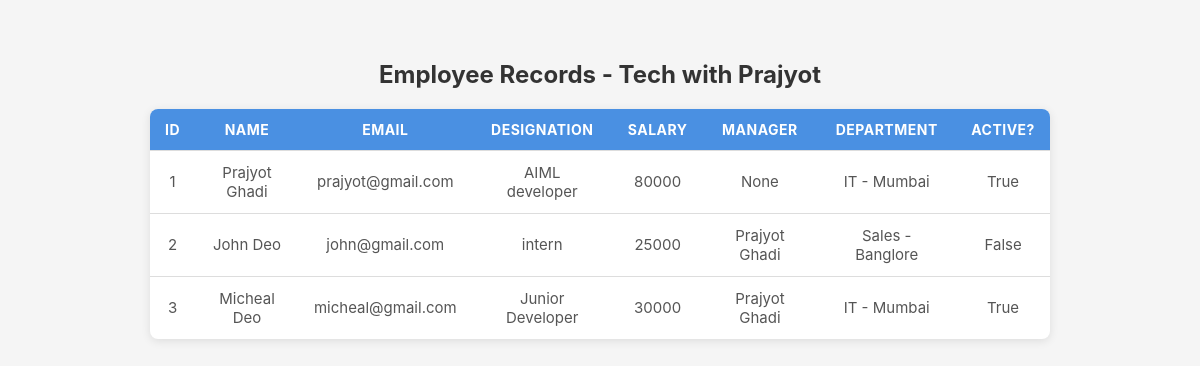
The page / on the database its author committed.
### employees/models.py (models this page shows)
class Employee(models.Model):
    first_name = models.CharField(max_length=50)
    last_name = models.CharField(max_length=50)
    email = models.EmailField(unique=True)
    designation = models.CharField(max_length=50)
    salary = models.IntegerField()
    joining_date = models.DateField()
    is_active = models.BooleanField(default=True)
    department = models.ForeignKey(Department,on_delete=models.SET_NULL, blank=True, null=True)
    manager = models.ForeignKey("self", on_delete=models.SET_NULL, blank=True, null=True)
    def __str__(self):
        return f"{self.first_name} {self.last_name}"
    def full_name(self):
        return f"{self.first_name} {self.last_name}"

class Department(models.Model):
    dept_name = models.CharField(max_length=25)
    location = models.CharField(max_length=25)
    def __str__(self):
        return f"{self.dept_name} - {self.location}"

### employee_main/views.py (the view)
# urls.py: 2. Add a URL to urlpatterns:  path('', views.home, name='home')
def home(request):
    employees = Employee.objects.all()
    context = {
        'employees':employees
    }
    return render(request, 'home.html', context)

### templates/home.html (shortened to what this page needs)
{% load static %}
<!DOCTYPE html>
<html lang="en">
<head>
    <link rel="stylesheet" href="{% static 'css/style.css' %}">
</head>
<body>
    <h2>Employee Records - Tech with Prajyot</h2>
    <table>
        <thead>
            <tr>
                <th>ID</th>
                <th>Name</th>
                <th>Email</th>
                <th>Designation</th>
                <th>Salary</th>
                <th>Manager</th>
                <th>Department</th>
                <th>Active?</th>
            </tr>
        </thead>
        <tbody>
            {% for e in employees %}
                <tr>
                    <td>{{ e.id }}</td>
                    <td>{{ e.full_name }}</td>
                    <td>{{ e.email }}</td>
                    <td>{{ e.designation }}</td>
                    <td>{{ e.salary }}</td>
                    <td>{{ e.manager }}</td>
                    <td>{{ e.department }}</td>
                    <td>{{ e.is_active }}</td>
                </tr>
            {% endfor %}
        </tbody>
    </table>
</body>
</html>

### employee_main/static/css/style.css (style rules this page uses)
body { font-family: "Inter", sans-serif; background: #f5f5f5; margin: 0; padding: 40px; text-align: center; }
h2 { margin-bottom: 20px; color: #333; }
table { margin: auto; border-collapse: collapse; width: 90%; max-width: 900px; background: white; border-radius: 8px; overflow: hidden; box-shadow: 0 2px 10px rgba(0, 0, 0, 0.1); }
thead { background: #4a90e2; color: white; }
th, td { padding: 12px 15px; border-bottom: 1px solid #ddd; }
th { text-transform: uppercase; font-size: 14px; letter-spacing: 0.5px; }
td { color: #555; font-size: 15px; }
tbody tr:last-child td { border-bottom: none; }

### rows shown on the page
Employee: id "1", full_name "Prajyot Ghadi", email "prajyot@gmail.com", designation "AIML developer", salary "80000", manager "None", department "IT - Mumbai", is_active "True"
Employee: id "2", full_name "John Deo", email "john@gmail.com", designation "intern", salary "25000", manager "Prajyot Ghadi", department "Sales - Banglore", is_active "False"
Employee: id "3", full_name "Micheal Deo", email "micheal@gmail.com", designation "Junior Developer", salary "30000", manager "Prajyot Ghadi", department "IT - Mumbai", is_active "True"
